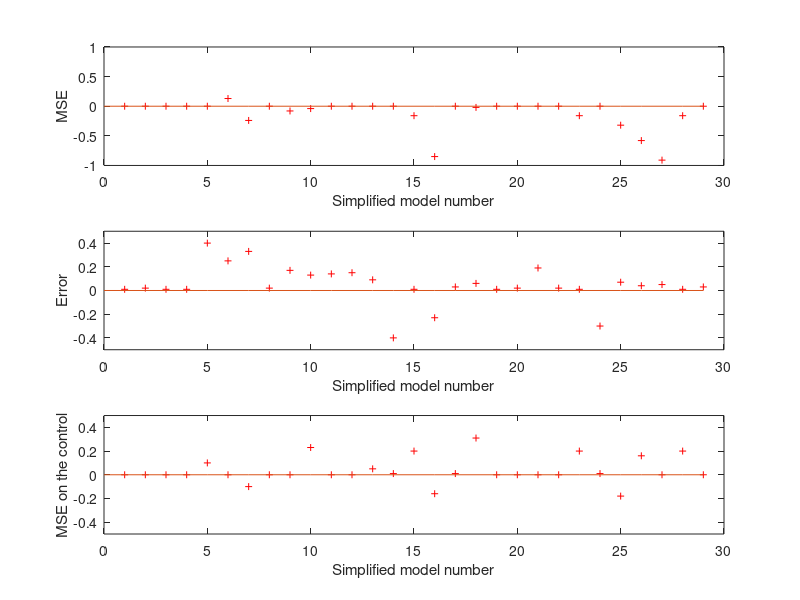

Source code (MATLAB):
function [] = plotbuilder()
    inputfile = fopen('plot.txt');
    a = textscan(inputfile, '%f%f%f', 'delimiter', ' ');
    step = 1;
    ind = find(abs(a{2})<step-0.1);
    n = length(ind);
    
    MSE = a{1}(ind)';
    Error = a{2}(ind)';
    Contr = a{3}(ind)';
    
    figure
    subplot(3,1,1);
    plot(1:n,MSE,'+','MarkerSize',5,'MarkerEdgeColor','r');
    hold on
    %plot(1:n,100*MSE2,'o','MarkerSize',5);
    plot(0:n,ones(1,n+1)-1);
    %legend('for initial', 'for simplified');
    ylabel('MSE');
    xlabel('Simplified model number');
    axis([0,n+1,-step,step]);
    hold off;


    subplot(3,1,2);
    plot(1:n,Error,'+','MarkerSize',5,'MarkerEdgeColor','r');
    hold on
    %plot(1:n,100*Error2,'o','MarkerSize',5);
    plot(0:n,ones(1,n+1)-1);
    %legend('for initial', 'for simplified');
    ylabel('Error');
    xlabel('Simplified model number');
    axis([0,n+1,-(0.5*step),0.5*step]);
    hold off;

    subplot(3,1,3);
    plot(1:n,Contr,'+','MarkerSize',5,'MarkerEdgeColor','r');
    hold on
    %plot(1:n,100*Contr2,'o','MarkerSize',5);
    plot(0:n,ones(1,n+1)-1);
    %legend('for initial', 'for simplified');
    ylabel('MSE on the control');
    xlabel('Simplified model number');
    axis([0,n+1,-(0.5*step),0.5*step]);
    hold off;

end